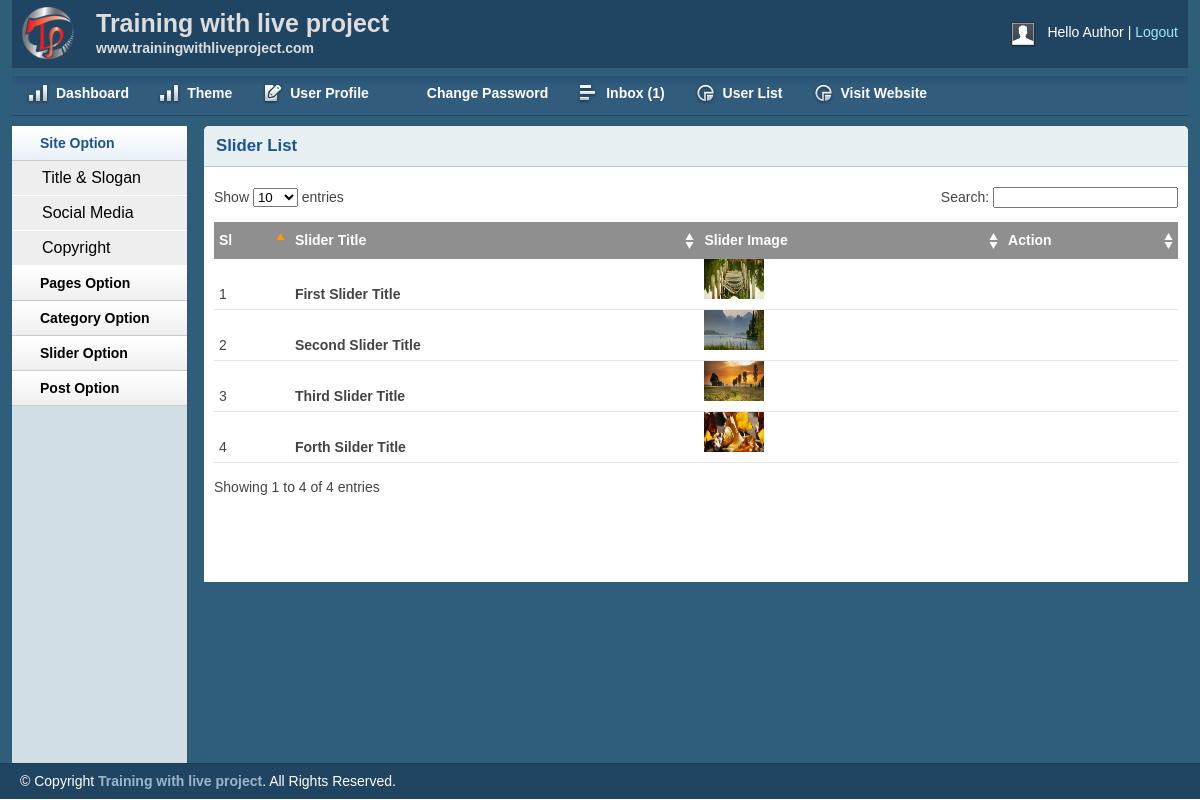
Page /project/admin/sliderlist.php (signed in) on the committed database.
### tables this page shows
CREATE TABLE `tbl_slider` (
  `id` int(11) NOT NULL,
  `title` varchar(255) NOT NULL,
  `image` varchar(255) NOT NULL
);

### project/lib/Database.php (called while the page is built, shortened)
<?php
class Database
{
    public $host   = DB_HOST;
    public $user   = DB_USER;
    public $pass   = DB_PASS;
    public $dbname = DB_NAME;
    public $link;
    private function connectDB()
    {
        $this->link = new mysqli($this->host, $this->user, $this->pass, $this->dbname);
    }
    public function select($query)
    {
        $result = $this->link->query($query) or die($this->link->error.__LINE__);
        if ($result->num_rows > 0) {
            return $result;
        } else {
            return false;
        }
    }
}

### project/admin/sliderlist.php (the view, shortened to what this page needs)
<?php include 'inc/header.php' ?>
<?php include 'inc/sidebar.php' ?>
        <div class="grid_10">
            <div class="box round first grid">
                <h2>Slider List</h2>
                <div class="block">
                    <table class="data display datatable" id="example">
					<thead>
						<tr>
							<th>Sl</th>
							<th>Slider Title</th>
							<th>Slider Image</th>
							<th>Action</th>
						</tr>
					</thead>
					<tbody>
						<?php
                        $query = "SELECT * FROM tbl_slider";
                        $slider= $db->select($query);
                        if ($slider) {
                            $i=0;
                            while ($result = $slider->fetch_assoc()) {
                                $i++; ?>
						<tr class="odd gradeX">
							<td><?php echo $i; ?></td>
							<td style="font-weight:700"><?php echo $result['title']; ?></td>
							<td><img src="<?php echo $result['image']; ?>" height="40px" width="60px"></td>
							<td>
							</td>
						</tr>
						<?php
                            }
                        } ?>
					</tbody>
				</table>
               </div>
            </div>
        </div>
   <?php include 'inc/footer.php' ?>

### project/admin/css/text.css (style rules this page uses)
body { font: 13px/1.5 Tahoma, Helvetica, Arial, 'Liberation Sans', FreeSans, sans-serif; }
h2 { font-size: 23px; }
p, dl, hr, h1, h2, h3, h4, h5, h6, ol, ul, pre, table, address, fieldset { margin-bottom: 20px; }

### project/admin/css/grid.css (style rules this page uses)
.grid_1, .grid_2, .grid_3, .grid_4, .grid_5, .grid_6, .grid_7, .grid_8, .grid_9, .grid_10, .grid_11, .grid_12, .grid_13, .grid_14, .grid_15, .grid_16 { display: inline; float: left; margin-left: 1%; margin-right: 1%; }
.container_12 .grid_10 { width: 81.333%; }

### project/admin/css/layout.css (style rules this page uses)
body { background: #fff none repeat scroll 0 0; color: #444; font-size: 14px; padding: 0; }
h1, h2, h3, h4, h5, h6 { line-height:1.2em; margin-bottom:.3em; }
h2 { margin-top:1em; }
.box { background:#fff; margin-bottom:20px; padding:10px 10px 10px 10px; margin-left:-8px; }
.box.grid { padding-bottom:40px; }
.box.round { -moz-border-radius: 5px 5px 0px 0px; -webkit-border-radius: 5px 5px 0px 0px; border-radius: 5px 5px 0px 0px; }
.box h2 { font-size:1.2em; font-weight:bold; color:#1B548D; background:#E6F0F3; margin:-10px -10px 0 -10px; padding:10px 12px; border-bottom:1px solid #B3CBD6; -moz-border-radius: 5px 5px 0px 0px; -webkit-border-radius: 5px 5px 0px 0px; border-radius: 5px 5px 0px 0px; }
.box.first { min-height: 406px; }
.block { padding-top:20px; }
.block { padding-bottom:1px; }
table.display { margin: 0 auto; clear: both; width: 100%; }
.sorting_asc { background: #8f8f8f url(../img/table/sort_asc.png) no-repeat center right; padding:8px 5px; text-align:left; color:#fff; }
.sorting { background:#8f8f8f url(../img/table/sort_both.png) no-repeat center right; padding:8px 5px; text-align:left; color:#fff; }
tr.odd { height: 30px; line-height: 30px; border-bottom:1px solid #e6e6e6; }
tr.even { height: 30px; line-height: 30px; border-bottom:1px solid #e6e6e6; }
tr.odd td, tr.even td { padding-left:5px; }

### rows in the picture
tbl_slider: title "First Slider Title", image (picture)
tbl_slider: title "Second Slider Title", image (picture)
tbl_slider: title "Third Slider Title", image (picture)
tbl_slider: title "Forth Silder Title", image (picture)

### other values in the picture
Session::get('username') "Author"
$count "1"
